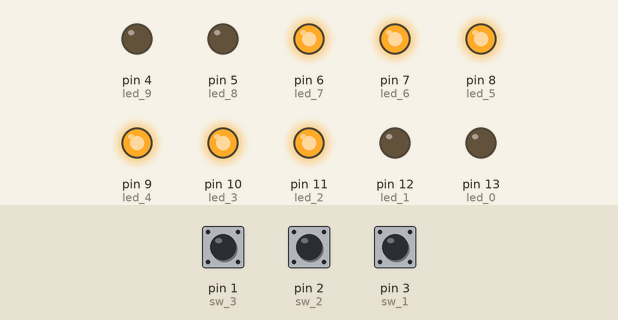
Simulated run of this sketch. Board: Arduino Uno, built with avr-gcc and run on an emulated ATmega328P. On the bench: output pins drawn as LEDs (lit = HIGH). The inputs (shaded band) are chosen by the test bench; at power-on: pin 1 (sw_3) HIGH, pin 2 (sw_2) HIGH, pin 3 (sw_1) HIGH. Random numbers use the default seed unless the sketch sets one.

Above: at 1.2 s.
1.3 s: pin 1 (sw_3) pulled LOW for 3.2 s
At 4.15 s:
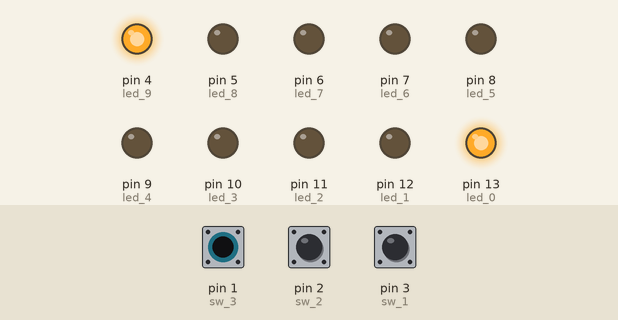
6.0 s: pin 2 (sw_2) pulled LOW for 3.2 s
At 6.25 s:
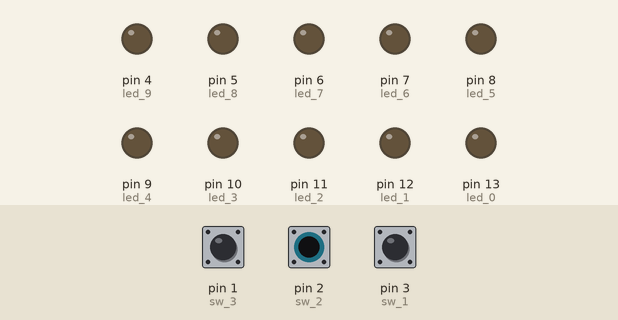
Timing chart, 0 to 42.7 s (numbered marks = the images above; inputs shaded):
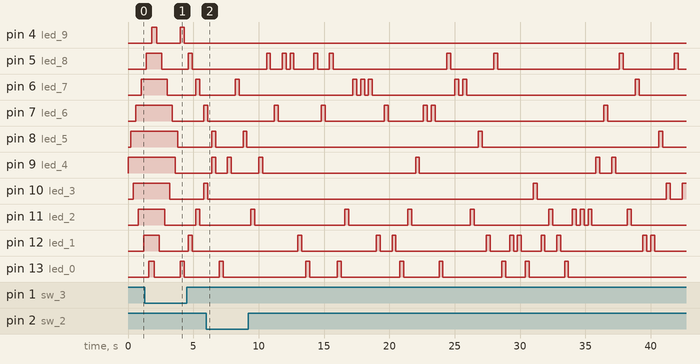

The sketch:

ENCALADA_TATIANA-OPTATIVA_II-JUEGO_DE_LUCES.ino
```cpp
// JUEGO DE LUCES

int led_0=13;                 //variable tipo entero para el led 0 ubicado en el pin 13
int led_1=12;                 //variable tipo entero para el led 1 ubicado en el pin 12
int led_2=11;                 //variable tipo entero para el led 2 ubicado en el pin 11
int led_3=10;                 //variable tipo entero para el led 3 ubicado en el pin 10
int led_4=9;                  //variable tipo entero para el led 4 ubicado en el pin 9
int led_5=8;                  //variable tipo entero para el led 5 ubicado en el pin 8
int led_6=7;                  //variable tipo entero para el led 6 ubicado en el pin 7
int led_7=6;                  //variable tipo entero para el led 7 ubicado en el pin 6
int led_8=5;                  //variable tipo entero para el led 8 ubicado en el pin 5
int led_9=4;                  //variable tipo entero para el led 9 ubicado en el pin 4
int leds[]={led_0,led_1,led_2,led_3,led_4,led_5,led_6,led_7,led_8,led_9};   //vector de leds
int sw_1=3;                   //variable switch 1 ubicado en el  pin 3
int sw_2=2;                   //variable switch 2 ubicado en el  pin 2
int sw_3=1;                   //variable switch 3 ubicado en el  pin 1
int cont=0;                   //variable con
int contador=9;               //variable contador
long randNumer;               //variable para numeros aleatorios
int veces=0;                  //variable para el numero de veces del juego
int i;                        //variable i
int j;                        //variable j

void setup() {

    pinMode(led_0,OUTPUT);    //pin de salida del led_0
    pinMode(led_1,OUTPUT);    //pin de salida del led_1
    pinMode(led_2,OUTPUT);    //pin de salida del led_2
    pinMode(led_3,OUTPUT);    //pin de salida del led_3
    pinMode(led_4,OUTPUT);    //pin de salida del led_4
    pinMode(led_5,OUTPUT);    //pin de salida del led_5
    pinMode(led_6,OUTPUT);    //pin de salida del led_6
    pinMode(led_7,OUTPUT);    //pin de salida del led_7
    pinMode(led_8,OUTPUT);    //pin de salida del led_8
    pinMode(led_9,OUTPUT);    //pin de salida del led_9
    pinMode(sw_1,INPUT);      //pin de salida del switch_1
    pinMode(sw_2,INPUT);      //pin de salida del switch_2
    pinMode(sw_3,INPUT);      //pin de salida del switch_3

}

void loop() {

// -------------JUEGO #1--------------------------------------------------------------
// SWITH_1 =0     SWITCH_2=0      SWITH_3=0

  if(digitalRead(sw_1)==LOW&&digitalRead(sw_2)==LOW&&digitalRead(sw_3)==LOW)   //condición si los switch estan en el estado de:  switch_1=0 , switch_2=0 y switch_3=0
    {
      for(cont;cont<=9;cont++)                                                 //condición donde si el contador es menos que 9 continuará o se saldra del ciclo
        {
      digitalWrite(leds[cont],LOW);                                            //permite el vector led se apague de acuerdo al número del contador
        }
    }

// -------------JUEGO #2--------------------------------------------------------------
// SWITH_1 =0     SWITCH_2=1      SWITH_3=0

  if(digitalRead(sw_1)==LOW&&digitalRead(sw_2)==HIGH&&digitalRead(sw_3)==LOW)  //condición si los switch estan en el estado de:  switch_1=0 , switch_2=1 y switch_3=0
     {
            for(cont=1;cont<=10;cont)                                          //condición donde si el contador es menos que 10 continuará o se saldra del ciclo
         {
            digitalWrite(leds[cont],HIGH);                                     //permite el vector led se prenda de acuerdo al número del contador
            delay(300);                                                        //tiempo de espera
            digitalWrite(leds[cont],LOW);                                      //permite el vector led se apague de acuerdo al número del contador
            delay(300);                                                        //tiempo de espera
            cont=cont+2;                                                       //acumulador del cont
         }
         cont=0;                                                               //variable cont reinicia con cero
     }

// -------------JUEGO #3--------------------------------------------------------------
// SWITH_1 =0     SWITCH_2=1      SWITH_3=1

 if(digitalRead(sw_1)==LOW&&digitalRead(sw_2)==HIGH&&digitalRead(sw_3)==HIGH)  //condición si los switch estan en el estado de:  switch_1=0 , switch_2=1 y switch_3=1
     {
            for(cont=0;cont<=10;cont)                                          //condición donde si el contador es menos que 10 continuará o se saldra del ciclo
         {
            digitalWrite(leds[cont],HIGH);                                     //permite el vector led se prenda de acuerdo al número del contador
            delay(300);                                                        //tiempo de espera
            digitalWrite(leds[cont],LOW);                                      //permite el vector led se apague de acuerdo al número del contador
            delay(300);                                                        //tiempo de espera
            cont=cont+2;                                                       //acumulador del cont
         }
         cont=0;                                                               //variable cont reinicia con cero
     }

// -------------JUEGO #4--------------------------------------------------------------
// SWITH_1 =1     SWITCH_2=0      SWITH_3=1

 if(digitalRead(sw_1)==HIGH&&digitalRead(sw_2)==LOW&&digitalRead(sw_3)==HIGH)  //condición si los switch estan en el estado de:  switch_1=1 , switch_2=0 y switch_3=1
     {
          for(cont=0;cont<=10;cont)                                            //condición donde si el contador es menos que 10 continuará o se saldra del ciclo
         {
            digitalWrite(leds[cont],HIGH);                                     //permite el vector led se prenda de acuerdo al número del contador
            delay(300);                                                        //tiempo de espera
            digitalWrite(leds[cont],LOW);                                      //permite el vector led se apague de acuerdo al número del contador
            delay(300);                                                        //tiempo de espera
            cont=random(0,9);                                                  //variable del cont con números aleatorios
         }
         cont=0;                                                               //variable cont reinicia con cero
     }

// -------------JUEGO #5--------------------------------------------------------------
// SWITH_1 =1     SWITCH_2=1       SWITH_3=0

 if(digitalRead(sw_1)==HIGH&&digitalRead(sw_2)==HIGH&&digitalRead(sw_3)==LOW)  //condición si los switch estan en el estado de:  switch_1=1 , switch_2=1 y switch_3=0
     {
          contador=9;                                                          //variable del contador asignado el número 9
          for(cont=0;cont<=4;cont++)                                           //condición donde si el contador es menos que 10 continuará o se saldra del ciclo
          {
               digitalWrite(leds[cont],HIGH);                                  //permite el vector led se prenda de acuerdo al número del contador
               digitalWrite(leds[contador],HIGH);                              //permite el vector led se prenda de acuerdo al número del contador
               delay(300);                                                     //tiempo de espera
               digitalWrite(leds[cont],LOW);                                   //permite el vector led se apague de acuerdo al número del contador
               digitalWrite(leds[contador],LOW);                               //permite el vector led se apague de acuerdo al número del contador
               delay(300);                                                     //tiempo de espera
               contador=contador-1;                                            //acumulador de forma descendente
          }

      }

// -------------JUEGO #6--------------------------------------------------------------
// SWITH_1 =1     SWITCH_2=1       SWITH_3=1

if(digitalRead(sw_1)==HIGH&&digitalRead(sw_2)==HIGH&&digitalRead(sw_3)==HIGH)  //condición si los switch estan en el estado de:  switch_1=1 , switch_2=1 y switch_3=0
     {
          if(veces<=5)                                                         //condición donde si el número de veces supera el 5 deja de hacer el juego
            {
               j=5;                                                            //variable donde j tiene le valor 5
               for(i=4;i>=0;i--)                                               //condición donde si i es menor o igual que 0 continuará o se saldra del ciclo
                {
                  digitalWrite(leds[i],HIGH);                                  //permite el vector led se prenda de acuerdo al número del contador
                  delay(200);                                                  //tiempo de espera
                  digitalWrite(leds[j],HIGH);                                  //permite el vector led se prenda de acuerdo al número del contador
                  delay(200);                                                  //tiempo de espera
                  j=j+1;                                                       //acumulador de j
                }
               j=9;                                                            //variable de j con valor de 9
               for(i=0;i<=4;i++)                                               //condición donde si i es menor o igual que 0 continuará o se saldra del ciclo
                {
                  digitalWrite(leds[i],LOW);                                   //permite el vector led se prenda de acuerdo al número del contador
                  delay(200);                                                  //tiempo de espera
                  digitalWrite(leds[j],LOW);                                   //permite el vector led se prenda de acuerdo al número del contador
                  delay(200);                                                  //tiempo de espera
                  j=j-1;                                                       //acumulador desendente de j
                }
            veces=veces+1;                                                     //variable que cuenta las veces que va realizando el programa
               }

       }


}
```
